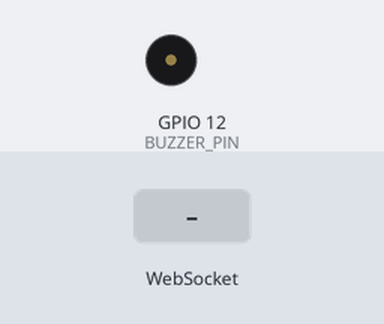
Bench run of a sketch on a simulated ESP32. Parts: buzzer (waves = sounding, pin HIGH). The test bench sets the inputs (shaded band). WiFi joins after 1.5 s; servers stay silent unless stated; what the sketch prints to the serial monitor is not drawn.

Above: at 2.7 s.
2.8 s: WebSocket text "MICROSLEEP" received
At 4.0 s:
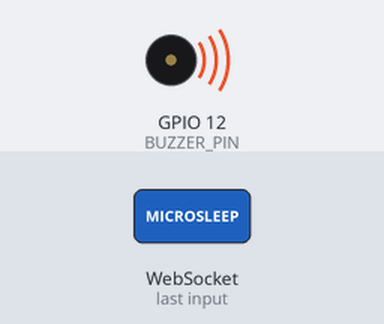
4.3 s: WebSocket text "AWAKE" received
At 5.3 s:
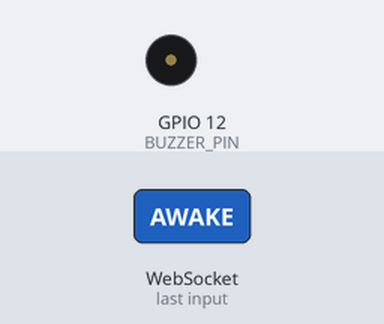
Timing chart, 0 to 7.3 s (numbered marks = the images above; inputs shaded):
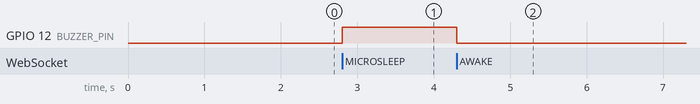

Measured:
- after the input at 2.8 s, GPIO 12 (BUZZER_PIN): LOW → HIGH at once
- after the input at 4.3 s, GPIO 12 (BUZZER_PIN): HIGH → LOW at once

The sketch:

ReadingsWebSocket.ino
```cpp
#include <WiFi.h>
#include <WebSocketsClient.h>
#include <Wire.h>
#include <Adafruit_MPU6050.h>
#include <Adafruit_Sensor.h>
#include <ArduinoJson.h>

// ====== WiFi Credentials ======
const char* ssid = "HPNYA YONG";
const char* password = "Yong ganteng";

// ====== WebSocket Server ======
const char* ws_host = "172.20.10.8";
const int ws_port = 8765;
const char* ws_path = "/";

WebSocketsClient webSocket;
Adafruit_MPU6050 mpu;

unsigned long lastReconnectAttempt = 0;

// ====== Buzzer Pin ======
#define BUZZER_PIN 12

// ====== WebSocket Event Handler ======
void webSocketEvent(WStype_t type, uint8_t * payload, size_t length) {
  switch (type) {
    case WStype_DISCONNECTED:
      Serial.println("❌ Disconnected from server");
      break;
    case WStype_CONNECTED:
      Serial.println("✅ Connected to server!");
      break;
    case WStype_TEXT: {
      String msg = String((char*)payload);
      Serial.printf("Prediction from server: %s\n", payload);

      // Control buzzer based on server message
      if (msg.indexOf("MICROSLEEP") >= 0) {
        digitalWrite(BUZZER_PIN, HIGH);  // turn buzzer ON
        Serial.println("🔔 Buzzer ON (Microsleep detected)");
      }
      else if (msg.indexOf("AWAKE") >= 0) {
        digitalWrite(BUZZER_PIN, LOW);   // turn buzzer OFF
        Serial.println("🔕 Buzzer OFF (Awake)");
      }
      break;
    }
  }
}

void connectWiFi() {
  if (WiFi.status() == WL_CONNECTED) return;

  Serial.print("Connecting to WiFi");
  WiFi.begin(ssid, password);
  while (WiFi.status() != WL_CONNECTED) {
    delay(500);
    Serial.print(".");
  }
  Serial.println("\nWiFi connected!");
  Serial.print("IP Address: ");
  Serial.println(WiFi.localIP());
}

void connectWebSocket() {
  Serial.println("🔄 Connecting WebSocket...");
  webSocket.begin(ws_host, ws_port, ws_path);
  webSocket.onEvent(webSocketEvent);
  webSocket.setReconnectInterval(5000); // auto-reconnect every 5s
}

void setup() {
  Serial.begin(115200);
  Wire.begin();

  // Setup buzzer pin
  pinMode(BUZZER_PIN, OUTPUT);
  digitalWrite(BUZZER_PIN, LOW); // buzzer OFF initially

  connectWiFi();
  connectWebSocket();

  // Setup MPU6050
  if (!mpu.begin()) {
    Serial.println("Failed to find MPU6050 chip!");
    while (1) { delay(10); }
  }
  mpu.setAccelerometerRange(MPU6050_RANGE_8_G);
  mpu.setGyroRange(MPU6050_RANGE_500_DEG);
  mpu.setFilterBandwidth(MPU6050_BAND_21_HZ);

  Serial.println("Setup complete!");
}

void loop() {
  // Keep WiFi alive
  if (WiFi.status() != WL_CONNECTED) {
    unsigned long now = millis();
    if (now - lastReconnectAttempt > 5000) {
      lastReconnectAttempt = now;
      Serial.println("⚠️ WiFi lost, reconnecting...");
      connectWiFi();
    }
    return; // skip sending if no WiFi
  }

  // Keep WebSocket alive
  webSocket.loop();

  if (!webSocket.isConnected()) {
    unsigned long now = millis();
    if (now - lastReconnectAttempt > 5000) {
      lastReconnectAttempt = now;
      Serial.println("⚠️ WebSocket lost, reconnecting...");
      connectWebSocket();
    }
    return; // skip sending if socket not connected
  }

  // Read sensor
  sensors_event_t a, g, temp;
  mpu.getEvent(&a, &g, &temp);

  // Build JSON
  StaticJsonDocument<200> doc;
  doc["ax"] = a.acceleration.x;
  doc["ay"] = a.acceleration.y;
  doc["az"] = a.acceleration.z;
  doc["gx"] = g.gyro.x;
  doc["gy"] = g.gyro.y;
  doc["gz"] = g.gyro.z;
  doc["t"]  = temp.temperature;

  char buffer[200];
  size_t n = serializeJson(doc, buffer);

  // Send JSON to server
  webSocket.sendTXT(buffer, n);

  // Print sensor values locally
  Serial.printf("Sent: ax=%.2f ay=%.2f az=%.2f gx=%.2f gy=%.2f gz=%.2f t=%.2f\n",
                a.acceleration.x, a.acceleration.y, a.acceleration.z,
                g.gyro.x, g.gyro.y, g.gyro.z, temp.temperature);

  delay(200); // ~5 Hz
}
```
